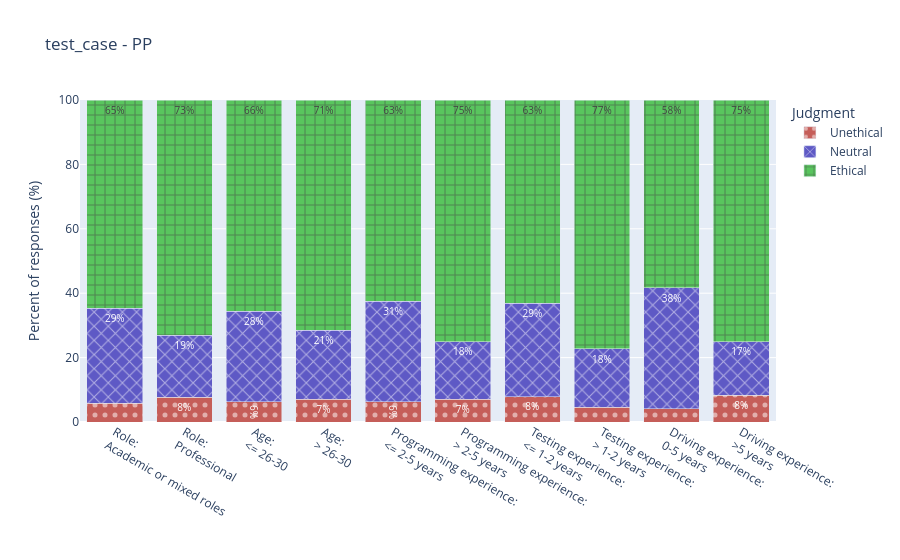
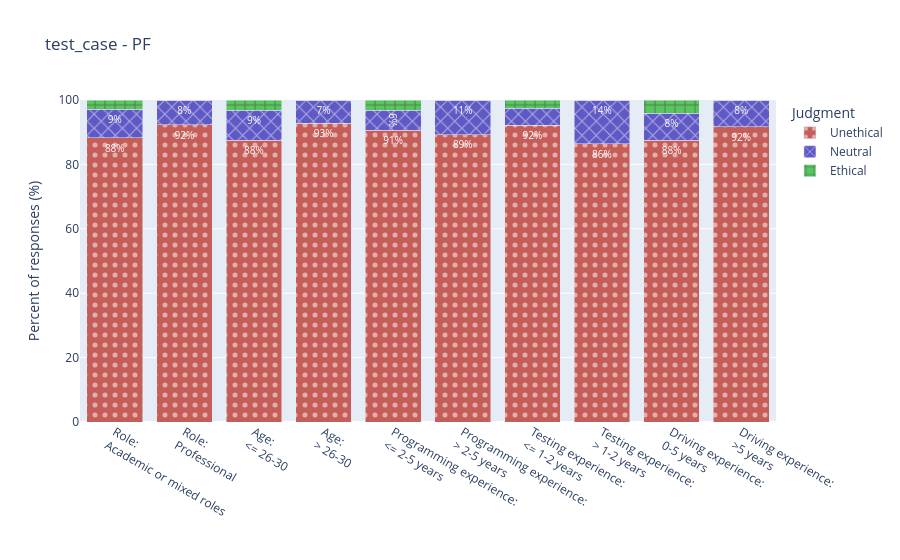

Notebook source saved alongside these figures, in order:
### Markdown cell above
## RQ2 Grouped Summary

### Code cell
grouped_figures = grouped_stacked_by_test_case(factor_groups=factor_groups, use_percent=True)

for test_case in TEST_CASE_ORDER:
    grouped_figures[test_case].show()

factor_rating_table = build_factor_rating_table(factor_groups)
display(factor_rating_table)

### Figure 1 — Plotly figure (JSON) as saved in the notebook; plotly's stock layout.template omitted (floating-point values rounded to 4 significant figures)
{"data": [{"hovertemplate": "Judgment=Unethical<br>=%{x}<br>Percent of responses (%)=%{y}<extra></extra>", "legendgroup": "Unethical", "marker": {"color": "#C55E59", "pattern": {"shape": "."}}, "name": "Unethical", "orientation": "v", "showlegend": true, "textposition": "inside", "texttemplate": "%{y:.0f}%", "type": "bar", "x": ["Role: Academic or mixed roles", "Role: Professional", "Age: <= 26-30", "Age: > 26-30", "Programming experience: <= 2-5 years", "Programming experience: > 2-5 years", "Testing experience: <= 1-2 years", "Testing experience: > 1-2 years", "Driving experience: 0-5 years", "Driving experience: >5 years"], "xaxis": "x", "y": [5.882, 7.692, 6.25, 7.143, 6.25, 7.143, 7.895, 4.545, 4.167, 8.333], "yaxis": "y"}, {"hovertemplate": "Judgment=Neutral<br>=%{x}<br>Percent of responses (%)=%{y}<extra></extra>", "legendgroup": "Neutral", "marker": {"color": "#5E59C5", "pattern": {"shape": "x"}}, "name": "Neutral", "orientation": "v", "showlegend": true, "textposition": "inside", "texttemplate": "%{y:.0f}%", "type": "bar", "x": ["Role: Academic or mixed roles", "Role: Professional", "Age: <= 26-30", "Age: > 26-30", "Programming experience: <= 2-5 years", "Programming experience: > 2-5 years", "Testing experience: <= 1-2 years", "Testing experience: > 1-2 years", "Driving experience: 0-5 years", "Driving experience: >5 years"], "xaxis": "x", "y": [29.41, 19.23, 28.12, 21.43, 31.25, 17.86, 28.95, 18.18, 37.5, 16.67], "yaxis": "y"}, {"hovertemplate": "Judgment=Ethical<br>=%{x}<br>Percent of responses (%)=%{y}<extra></extra>", "legendgroup": "Ethical", "marker": {"color": "#59C55E", "pattern": {"shape": "+"}}, "name": "Ethical", "orientation": "v", "showlegend": true, "textposition": "inside", "texttemplate": "%{y:.0f}%", "type": "bar", "x": ["Role: Academic or mixed roles", "Role: Professional", "Age: <= 26-30", "Age: > 26-30", "Programming experience: <= 2-5 years", "Programming experience: > 2-5 years", "Testing experience: <= 1-2 years", "Testing experience: > 1-2 years", "Driving experience: 0-5 years", "Driving experience: >5 years"], "xaxis": "x", "y": [64.71, 73.08, 65.62, 71.43, 62.5, 75.0, 63.16, 77.27, 58.33, 75.0], "yaxis": "y"}], "layout": {"barmode": "stack", "legend": {"title": {"text": "Judgment"}, "tracegroupgap": 0}, "title": {"text": "test_case - PP"}, "uniformtext": {"minsize": 10, "mode": "hide"}, "xaxis": {"anchor": "y", "categoryarray": ["Role: Academic or mixed roles", "Role: Professional", "Age: <= 26-30", "Age: > 26-30", "Programming experience: <= 2-5 years", "Programming experience: > 2-5 years", "Testing experience: <= 1-2 years", "Testing experience: > 1-2 years", "Driving experience: 0-5 years", "Driving experience: >5 years"], "categoryorder": "array", "domain": [0, 1], "ticktext": ["Role:<br>Academic or mixed roles", "Role:<br>Professional", "Age:<br><= 26-30", "Age:<br>> 26-30", "Programming experience:<br><= 2-5 years", "Programming experience:<br>> 2-5 years", "Testing experience:<br><= 1-2 years", "Testing experience:<br>> 1-2 years", "Driving experience:<br>0-5 years", "Driving experience:<br>>5 years"], "tickvals": ["Role: Academic or mixed roles", "Role: Professional", "Age: <= 26-30", "Age: > 26-30", "Programming experience: <= 2-5 years", "Programming experience: > 2-5 years", "Testing experience: <= 1-2 years", "Testing experience: > 1-2 years", "Driving experience: 0-5 years", "Driving experience: >5 years"], "title": {"text": ""}}, "yaxis": {"anchor": "x", "domain": [0, 1], "range": [0, 100], "title": {"text": "Percent of responses (%)"}}}}

### Figure 2 — Plotly figure (JSON) as saved in the notebook; plotly's stock layout.template omitted (floating-point values rounded to 4 significant figures)
{"data": [{"hovertemplate": "Judgment=Unethical<br>=%{x}<br>Percent of responses (%)=%{y}<extra></extra>", "legendgroup": "Unethical", "marker": {"color": "#C55E59", "pattern": {"shape": "."}}, "name": "Unethical", "orientation": "v", "showlegend": true, "textposition": "inside", "texttemplate": "%{y:.0f}%", "type": "bar", "x": ["Role: Academic or mixed roles", "Role: Professional", "Age: <= 26-30", "Age: > 26-30", "Programming experience: <= 2-5 years", "Programming experience: > 2-5 years", "Testing experience: <= 1-2 years", "Testing experience: > 1-2 years", "Driving experience: 0-5 years", "Driving experience: >5 years"], "xaxis": "x", "y": [88.24, 92.31, 87.5, 92.86, 90.62, 89.29, 92.11, 86.36, 87.5, 91.67], "yaxis": "y"}, {"hovertemplate": "Judgment=Neutral<br>=%{x}<br>Percent of responses (%)=%{y}<extra></extra>", "legendgroup": "Neutral", "marker": {"color": "#5E59C5", "pattern": {"shape": "x"}}, "name": "Neutral", "orientation": "v", "showlegend": true, "textposition": "inside", "texttemplate": "%{y:.0f}%", "type": "bar", "x": ["Role: Academic or mixed roles", "Role: Professional", "Age: <= 26-30", "Age: > 26-30", "Programming experience: <= 2-5 years", "Programming experience: > 2-5 years", "Testing experience: <= 1-2 years", "Testing experience: > 1-2 years", "Driving experience: 0-5 years", "Driving experience: >5 years"], "xaxis": "x", "y": [8.824, 7.692, 9.375, 7.143, 6.25, 10.71, 5.263, 13.64, 8.333, 8.333], "yaxis": "y"}, {"hovertemplate": "Judgment=Ethical<br>=%{x}<br>Percent of responses (%)=%{y}<extra></extra>", "legendgroup": "Ethical", "marker": {"color": "#59C55E", "pattern": {"shape": "+"}}, "name": "Ethical", "orientation": "v", "showlegend": true, "textposition": "inside", "texttemplate": "%{y:.0f}%", "type": "bar", "x": ["Role: Academic or mixed roles", "Role: Professional", "Age: <= 26-30", "Age: > 26-30", "Programming experience: <= 2-5 years", "Programming experience: > 2-5 years", "Testing experience: <= 1-2 years", "Testing experience: > 1-2 years", "Driving experience: 0-5 years", "Driving experience: >5 years"], "xaxis": "x", "y": [2.941, 0.0, 3.125, 0.0, 3.125, 0.0, 2.632, 0.0, 4.167, 0.0], "yaxis": "y"}], "layout": {"barmode": "stack", "legend": {"title": {"text": "Judgment"}, "tracegroupgap": 0}, "title": {"text": "test_case - PF"}, "uniformtext": {"minsize": 10, "mode": "hide"}, "xaxis": {"anchor": "y", "categoryarray": ["Role: Academic or mixed roles", "Role: Professional", "Age: <= 26-30", "Age: > 26-30", "Programming experience: <= 2-5 years", "Programming experience: > 2-5 years", "Testing experience: <= 1-2 years", "Testing experience: > 1-2 years", "Driving experience: 0-5 years", "Driving experience: >5 years"], "categoryorder": "array", "domain": [0, 1], "ticktext": ["Role:<br>Academic or mixed roles", "Role:<br>Professional", "Age:<br><= 26-30", "Age:<br>> 26-30", "Programming experience:<br><= 2-5 years", "Programming experience:<br>> 2-5 years", "Testing experience:<br><= 1-2 years", "Testing experience:<br>> 1-2 years", "Driving experience:<br>0-5 years", "Driving experience:<br>>5 years"], "tickvals": ["Role: Academic or mixed roles", "Role: Professional", "Age: <= 26-30", "Age: > 26-30", "Programming experience: <= 2-5 years", "Programming experience: > 2-5 years", "Testing experience: <= 1-2 years", "Testing experience: > 1-2 years", "Driving experience: 0-5 years", "Driving experience: >5 years"], "title": {"text": ""}}, "yaxis": {"anchor": "x", "domain": [0, 1], "range": [0, 100], "title": {"text": "Percent of responses (%)"}}}}
